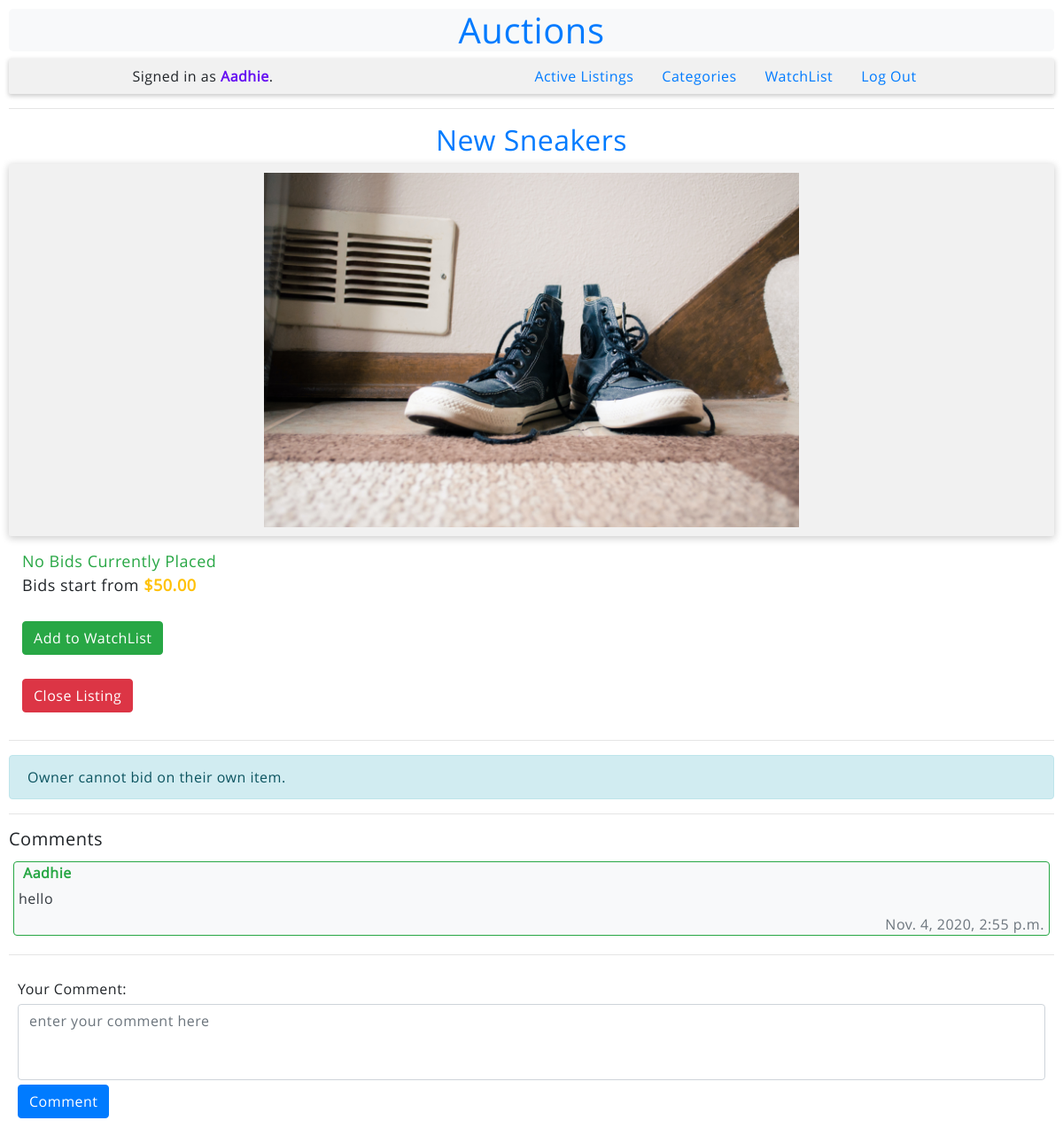
/listing/4 (signed in), run on an earlier commit of the app's database.
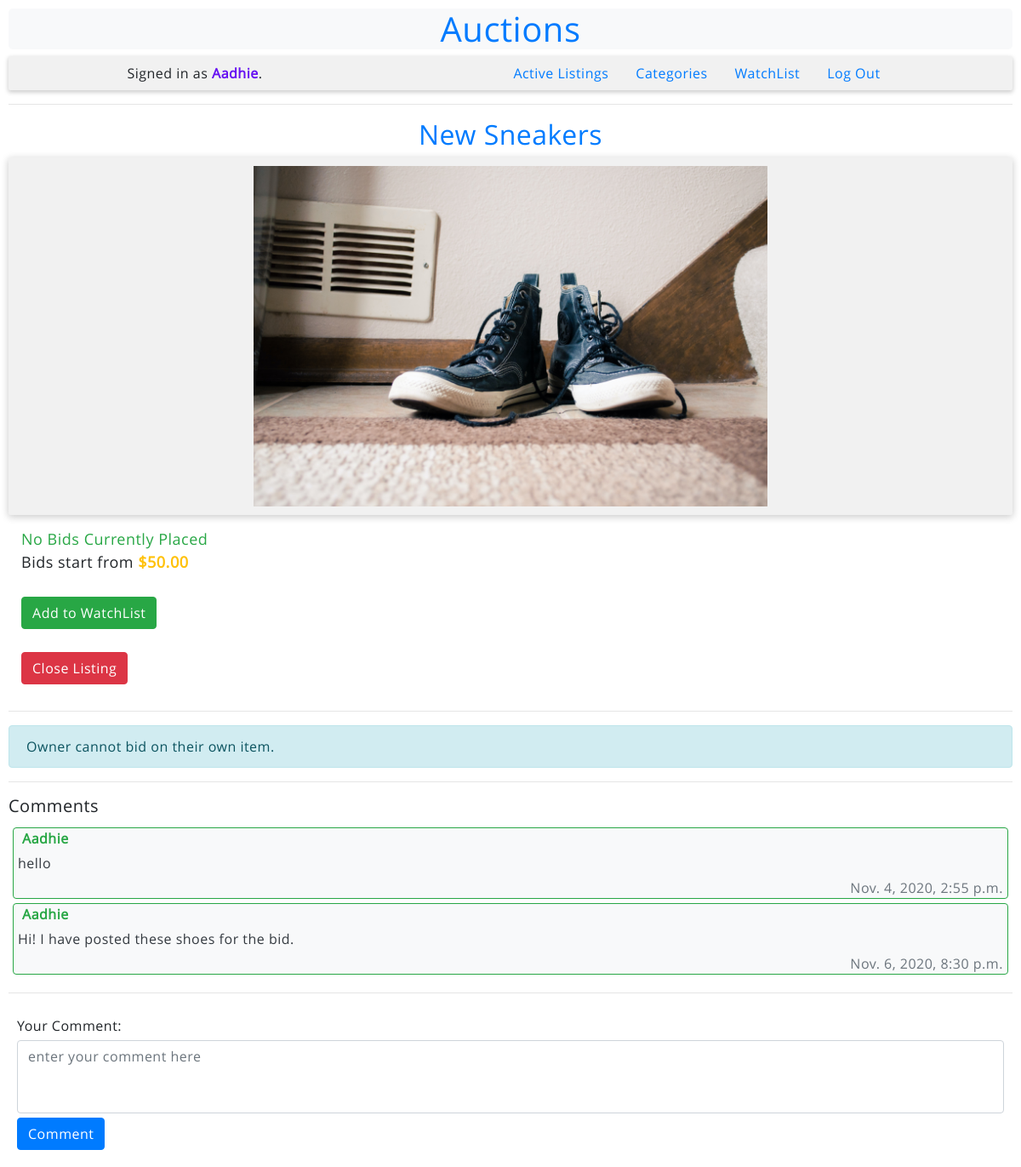
And on a later commit of the database.
### auctions/models.py (models this page shows, shortened)
class Comment(models.Model):
    user = models.ForeignKey(User, blank = False, on_delete = models.CASCADE)
    listing = models.ForeignKey(Listing, blank = False, on_delete = models.CASCADE)
    comment = models.CharField(max_length = 400, blank = False)
    added = models.DateTimeField(auto_now_add = True)

class User(AbstractUser):
    pass

### auctions/decorators.py (the view)
    def wrapper_func(request, *args, **kwargs):
        if not request.user.is_authenticated:
            return redirect('auctions:index')
        return view_func(request, *args, **kwargs)

### auctions/views.py (called while the page is built, shortened)
@Authenticated_user
def listing(request, listing):
    item = Listing.objects.get(pk=listing)
    old_bid = Bid.objects.filter(listing=item)
    comments = Comment.objects.filter(listing=item)
    if old_bid.count() is 1:
        default_bid = old_bid[0].highest_bid + 10
    else:
        default_bid = item.initial + 10
    try:
        bid_info = Bid.objects.get(listing=item)
    except:
        bid_info = None;
    context = {
        'listing': item,
        'bid': bid_info,
        'comments': comments,
        'default_bid': default_bid,
    }
    return render(request, "auctions/listing.html", context)

### auctions/templates/auctions/listing.html (shortened to what this page needs)
{% extends "auctions/layout.html" %}
{% block body %}
<h2 class="listing-name">{{ listing.name }}</h2>
<div class="listing-img" >
  <img alt="{{ listing.name }} - img" src="{{ listing.image.url }}" />
</div>
<div class="bid-info">
  {% if bid %}
  Current Highest Bid: <strong style="color: var(--danger)">${{ bid.highest_bid }}</strong>
  <br>
  By: <span style="color: var(--warning)">{{ bid.user }}</span>
  <div class="text-muted">Bid added at {{ bid.added }}</div>
  <br><br>
  {% else %}
  <span style="color: var(--success)">
    No Bids Currently Placed
  </span>
  <br>
  Bids start from <strong style="color: var(--warning)">${{ listing.initial }}</strong>
  <br><br>
  {% endif %}
  <a class="btn btn-success" href="{% url 'auctions:add_to' listing.id %}">Add to WatchList</a>
  {% ifequal listing.user user %}
  <br><br>
  <a class="btn btn-danger" href="{% url 'auctions:close_listing' listing.id %}">Close Listing</a>
  {% endifequal %}
</div>
<hr>
{% ifnotequal listing.user user %}
<h5>Bid </h5>
<form class="login-form" action="{% url 'auctions:bid' %}" method="POST">
  {% csrf_token %}
  <div class="input-group">
    <div class="input-group-prepend">
      <div class="input-group-text bg-warning">$</div>
    </div>
    <input class="form-control" type="number" min="1" name="bid" value="{{ default_bid }}" placeholder="Enter your bid here">
  </div>
  <input name="list_id" type="hidden" value="{{ listing.id }}" />
  <button class="btn btn-primary" type="submit" style="margin-top: 10px;">Place Bid</button>
</form>
{% else %}
<div class="alert alert-info">
  Owner cannot bid on their own item.
</div>
{% endifnotequal %}
<hr>
<div class="listing-comments">
  <h5>Comments </h5>
  <div class="comment-container">
  {% if comments %}
    {% for comment in comments %}
    <div class="card bg-light border-success" style="margin: 5px;">
      <div class="comment-owner">
        {{ comment.user }}
      </div>
      <span class="comment-content">
        {{ comment.comment }}
      </span>
      <span class="text-muted" style="text-align: right; margin-right: 5px;">
        {{ comment.added }}
      </span>
    </div>
    {% endfor %}
  {% else %}
  <span class="text-muted">
    No comments at the moment
  </span>
  {% endif %}
  </div>
  <hr>
  <form class="comment-form" action="{% url 'auctions:comment' %}" method="POST">
    Your Comment:
    <textarea name="content" class="form-control" placeholder="enter your comment here" rows="3" maxlength="400"></textarea>
    <button class="btn btn-primary" type="submit">Comment</button>
  </form>
</div>
{% endblock %}

What changed in the data, as far as the page shows it:
added Comment: user "Aadhie", comment "Hi! I have posted these shoes for the bid.", added "Nov. 6, 2020, 8:30 p.m."
